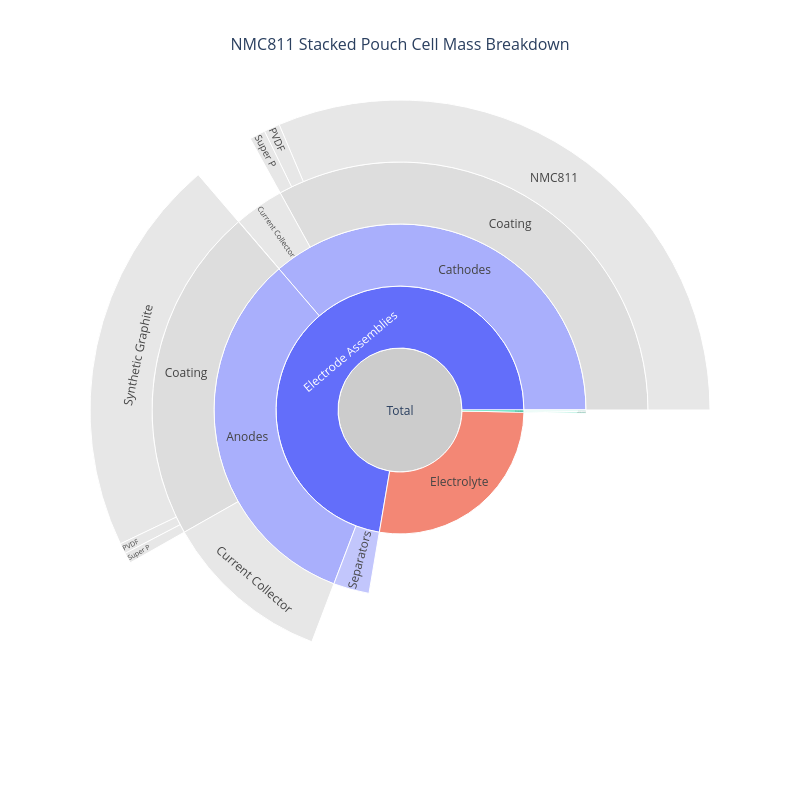

Notebook cell for this chart:
### Code cell
cell.plot_mass_breakdown(width=800, height=800)

### Figure 1 — Plotly figure (JSON) as saved in the notebook; plotly's stock layout.template omitted (floating-point values rounded to 4 significant figures)
{"data": [{"branchvalues": "total", "customdata": ["<b>Total</b><br>2828.33 g", "<b>Electrode Assemblies</b><br>2045.86 g<br>72.3% of total", "<b>Anodes</b><br>931.44 g<br>32.9% of total", "<b>Coating</b><br>619.92 g<br>21.9% of total", "<b>Synthetic Graphite</b><br>588.92 g<br>20.8% of total", "<b>PVDF</b><br>15.50 g<br>0.5% of total", "<b>Super P</b><br>15.50 g<br>0.5% of total", "<b>Current Collector</b><br>311.52 g<br>11.0% of total", "<b>Cathodes</b><br>1026.19 g<br>36.3% of total", "<b>Coating</b><br>934.08 g<br>33.0% of total", "<b>NMC811</b><br>887.38 g<br>31.4% of total", "<b>PVDF</b><br>23.35 g<br>0.8% of total", "<b>Super P</b><br>23.35 g<br>0.8% of total", "<b>Current Collector</b><br>91.58 g<br>3.2% of total", "<b>Electrical Insulation</b><br>0.53 g<br>0.0% of total", "<b>Separators</b><br>88.23 g<br>3.1% of total", "<b>Electrolyte</b><br>774.61 g<br>27.4% of total", "<b>Encapsulation</b><br>7.86 g<br>0.3% of total", "<b>Cathode Terminal</b><br>3.92 g<br>0.1% of total", "<b>Anode Terminal</b><br>3.92 g<br>0.1% of total", "<b>Laminates</b><br>0.02 g<br>0.0% of total"], "hovertemplate": "%{customdata}<extra></extra>", "ids": ["Total", "Electrode Assemblies", "Electrode Assemblies/Anodes", "Electrode Assemblies/Anodes/Coating", "Electrode Assemblies/Anodes/Coating/Synthetic Graphite", "Electrode Assemblies/Anodes/Coating/PVDF", "Electrode Assemblies/Anodes/Coating/Super P", "Electrode Assemblies/Anodes/Current Collector", "Electrode Assemblies/Cathodes", "Electrode Assemblies/Cathodes/Coating", "Electrode Assemblies/Cathodes/Coating/NMC811", "Electrode Assemblies/Cathodes/Coating/PVDF", "Electrode Assemblies/Cathodes/Coating/Super P", "Electrode Assemblies/Cathodes/Current Collector", "Electrode Assemblies/Cathodes/Electrical Insulation", "Electrode Assemblies/Separators", "Electrolyte", "Encapsulation", "Encapsulation/Cathode Terminal", "Encapsulation/Anode Terminal", "Encapsulation/Laminates"], "labels": ["Total", "Electrode Assemblies", "Anodes", "Coating", "Synthetic Graphite", "PVDF", "Super P", "Current Collector", "Cathodes", "Coating", "NMC811", "PVDF", "Super P", "Current Collector", "Electrical Insulation", "Separators", "Electrolyte", "Encapsulation", "Cathode Terminal", "Anode Terminal", "Laminates"], "marker": {"colors": ["#CCCCCC", "#636EFA", "#a9affc", "#DDDDDD", "#DDDDDD", "#DDDDDD", "#DDDDDD", "#DDDDDD", "#a9affc", "#DDDDDD", "#DDDDDD", "#DDDDDD", "#DDDDDD", "#DDDDDD", "#DDDDDD", "#a9affc", "#EF553B", "#00CC96", "#72e2c5", "#72e2c5", "#72e2c5"]}, "parents": ["", "Total", "Electrode Assemblies", "Electrode Assemblies/Anodes", "Electrode Assemblies/Anodes/Coating", "Electrode Assemblies/Anodes/Coating", "Electrode Assemblies/Anodes/Coating", "Electrode Assemblies/Anodes", "Electrode Assemblies", "Electrode Assemblies/Cathodes", "Electrode Assemblies/Cathodes/Coating", "Electrode Assemblies/Cathodes/Coating", "Electrode Assemblies/Cathodes/Coating", "Electrode Assemblies/Cathodes", "Electrode Assemblies/Cathodes", "Electrode Assemblies", "Total", "Total", "Encapsulation", "Encapsulation", "Encapsulation"], "type": "sunburst", "values": [2828.0, 2046.0, 931.4, 619.9, 588.9, 15.5, 15.5, 311.5, 1026.0, 934.1, 887.4, 23.35, 23.35, 91.58, 0.53, 88.23, 774.6, 7.86, 3.92, 3.92, 0.02]}], "layout": {"font": {"size": 12}, "height": 800, "title": {"font": {"size": 16}, "text": "NMC811 Stacked Pouch Cell Mass Breakdown", "x": 0.5}, "width": 800}}
